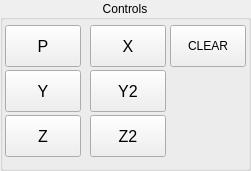
   <widget class="QGroupBox" name="groupBox_16">
    <property name="geometry">
     <rect>
      <x>1345</x>
      <y>195</y>
      <width>251</width>
      <height>171</height>
     </rect>
    </property>
    <property name="title">
     <string>Controls</string>
    </property>
    <property name="alignment">
     <set>Qt::AlignCenter</set>
    </property>
    <widget class="QPushButton" name="view_z2_pb">
     <property name="geometry">
      <rect>
       <x>90</x>
       <y>115</y>
       <width>76</width>
       <height>42</height>
      </rect>
     </property>
     <property name="font">
      <font>
       <pointsize>12</pointsize>
      </font>
     </property>
     <property name="text">
      <string>Z2</string>
     </property>
    </widget>
    <widget class="QPushButton" name="view_p_pb">
     <property name="geometry">
      <rect>
       <x>5</x>
       <y>25</y>
       <width>76</width>
       <height>42</height>
      </rect>
     </property>
     <property name="font">
      <font>
       <pointsize>12</pointsize>
      </font>
     </property>
     <property name="text">
      <string>P</string>
     </property>
    </widget>
    <widget class="QPushButton" name="view_y2_pb">
     <property name="geometry">
      <rect>
       <x>90</x>
       <y>70</y>
       <width>76</width>
       <height>42</height>
      </rect>
     </property>
     <property name="font">
      <font>
       <pointsize>12</pointsize>
      </font>
     </property>
     <property name="text">
      <string>Y2</string>
     </property>
    </widget>
    <widget class="QPushButton" name="view_x_pb">
     <property name="geometry">
      <rect>
       <x>90</x>
       <y>25</y>
       <width>76</width>
       <height>42</height>
      </rect>
     </property>
     <property name="font">
      <font>
       <pointsize>12</pointsize>
      </font>
     </property>
     <property name="text">
      <string>X</string>
     </property>
    </widget>
    <widget class="QPushButton" name="view_z_pb">
     <property name="geometry">
      <rect>
       <x>5</x>
       <y>115</y>
       <width>76</width>
       <height>42</height>
      </rect>
     </property>
     <property name="font">
      <font>
       <pointsize>12</pointsize>
      </font>
     </property>
     <property name="text">
      <string>Z</string>
     </property>
    </widget>
    <widget class="QPushButton" name="view_y_pb">
     <property name="geometry">
      <rect>
       <x>5</x>
       <y>70</y>
       <width>76</width>
       <height>42</height>
      </rect>
     </property>
     <property name="font">
      <font>
       <pointsize>12</pointsize>
      </font>
     </property>
     <property name="text">
      <string>Y</string>
     </property>
    </widget>
    <widget class="QPushButton" name="view_clear_pb">
     <property name="geometry">
      <rect>
       <x>170</x>
       <y>25</y>
       <width>76</width>
       <height>42</height>
      </rect>
     </property>
     <property name="text">
      <string>CLEAR</string>
     </property>
    </widget>
   </widget>
